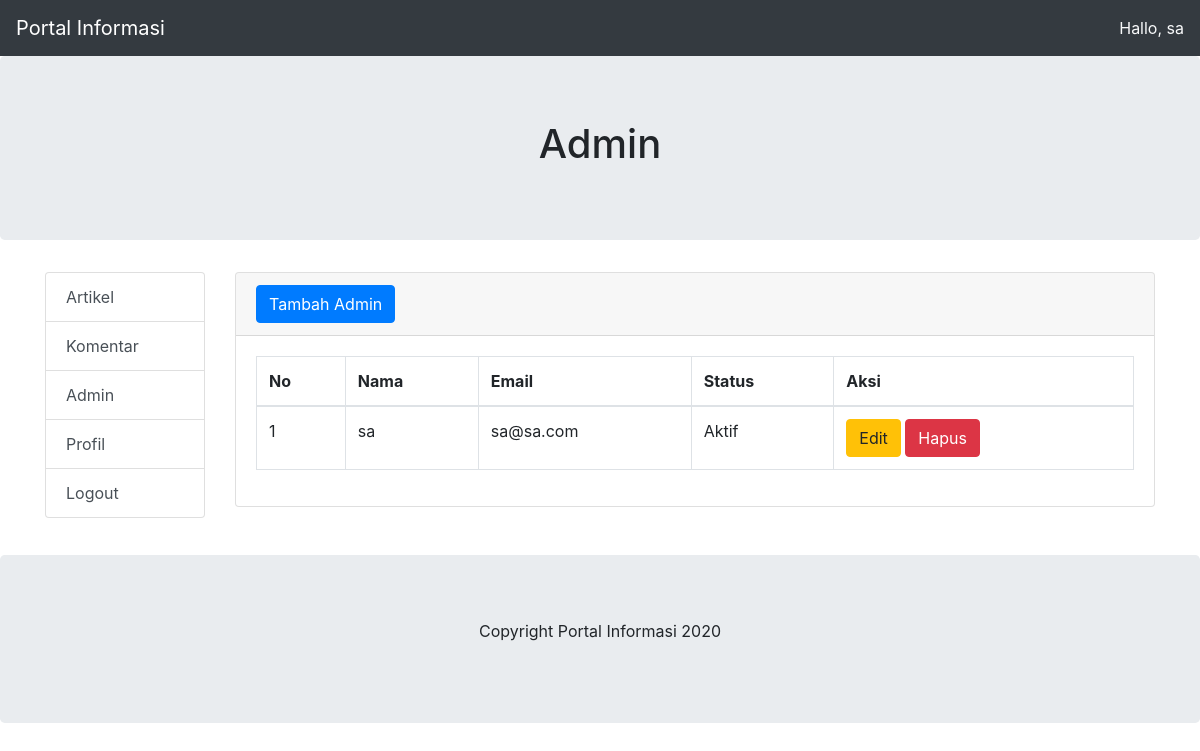
/admin/index.php?halaman=admin (signed in), run on the app's committed database.
### tables this page shows
CREATE TABLE `profil` (
  `nama_website` varchar(50) NOT NULL
);

CREATE TABLE `pengguna` (
  `id_pengguna` int(11) NOT NULL,
  `kode_pengguna` char(9) NOT NULL,
  `nama_pengguna` varchar(50) NOT NULL,
  `email` varchar(35) NOT NULL,
  `no_telp` char(14) NOT NULL,
  `username` varchar(50) NOT NULL,
  `password` varchar(100) NOT NULL,
  `status` int(11) NOT NULL
);

### admin/index.php (the view, shortened to what this page needs)
<!DOCTYPE html>
<html lang="en">
<head>
    <link rel="stylesheet" href="../bootstrap/css/bootstrap.min.css">
</head>
<body>
<nav class="navbar navbar-expand-md bg-dark navbar-dark">
    <?php
        include '../config/database.php';
        $ambil_kategori = mysqli_query ($kon,"select * from profil limit 1");
        $row = mysqli_fetch_assoc($ambil_kategori);
        $nama_website = $row['nama_website'];
        $copy_right = $row['nama_website'];
    ?>
    <a class="navbar-brand" href="../index.php"><?php echo $nama_website; ?> </a>
    <div class="collapse navbar-collapse" id="collapsibleNavbar">
        <ul class="navbar-nav  ml-auto">
        <li class="text-light">Hallo,  <?php echo $_SESSION["nama_pengguna"]; ?> </li>
        </ul>
    </div>
</nav>
<div class="jumbotron text-center">
<?php
if(isset($_GET['halaman']) && !isset($_GET['kategori'])){
    $halaman = $_GET['halaman'];
   echo "<h1>".ucwords($halaman)."</h1>";
}
?>
</div>
<div class="container">
    <div class="row">
        <div class="col-sm-2">
            <div class="list-group">
                <a href="index.php?halaman=kategori" class="list-group-item list-group-item-action">Artikel</a>
                <a href="index.php?halaman=komentar" class="list-group-item list-group-item-action">Komentar</a>
                <a href="index.php?halaman=admin" class="list-group-item list-group-item-action">Admin</a>
                <a href="index.php?halaman=profil" class="list-group-item list-group-item-action">Profil</a>
                <a href="logout.php" class="list-group-item list-group-item-action">Logout</a>
            </div>
        </div>
        <div class="col-sm-10">
        <?php
            if(isset($_GET['halaman'])){
                $halaman = $_GET['halaman'];
                switch ($halaman) {
                    case 'admin':
                        include "admin/index.php";
                        break;
                }
            }else {
                include "dashboard.php";
            }
        ?>
        </div>
    </div>
    <br>
</div>
<div class="jumbotron text-center" style="margin-bottom:0">
    <p>Copyright <?php echo  $copy_right; ?> 2020</p>
</div>
</body>
</html>

### admin/admin/index.php (shortened to what this page needs)
<div class="card mb-4">
    <div class="card-header">
        <button type="button" id="btn-tambah-admin" class="btn btn-primary"><span class="text"><i class="fas fa-car fa-sm"></i> Tambah Admin</span></button>
    </div>
    <div class="card-body">
       <div class="table-responsive">
            <table class="table table-bordered" id="dataTable" width="100%" cellspacing="0">
                <thead>
                <tr>
                    <th>No</th>
                    <th>Nama</th>
                    <th>Email</th>
                    <th>Status</th>
                    <th>Aksi</th>
                </tr>
                </thead>
                <tbody>
                    <?php
                        include '../config/database.php';
                        $sql="select * from pengguna order by id_pengguna desc";
                        $hasil=mysqli_query($kon,$sql);
                        $no=0;
                        while ($data = mysqli_fetch_array($hasil)):
                        $no++;
                    ?>
                    <tr>
                        <td><?php echo $no; ?></td>
                        <td><?php echo $data['nama_pengguna']; ?></td>
                        <td><?php echo $data['email']; ?></td>
                        <td><?php echo $data['status'] == 1 ? 'Aktif' : 'Tidak Aktif'; ?></td>
                        <td>
                            <button class="btn-edit btn btn-warning btn-circle" id_pengguna="<?php echo $data['id_pengguna']; ?>" kode_pengguna="<?php echo $data['kode_pengguna']; ?>" >Edit</button>
                            <button class="btn-hapus btn btn-danger btn-circle"  id_pengguna="<?php echo $data['id_pengguna']; ?>" kode_pengguna="<?php echo $data['kode_pengguna']; ?>" level="<?php echo $data['level']; ?>" >Hapus</button>
                        </td>
                    </tr>
                    <?php endwhile; ?>
                </tbody>
            </table>
        </div>
    </div>
</div>

### data on the page
profil: nama_website "Portal Informasi"
pengguna: nama_pengguna "sa", email "sa@sa.com", status "Aktif"

### other printed values
$_SESSION["nama_pengguna"] "sa"
$halaman "Admin"
